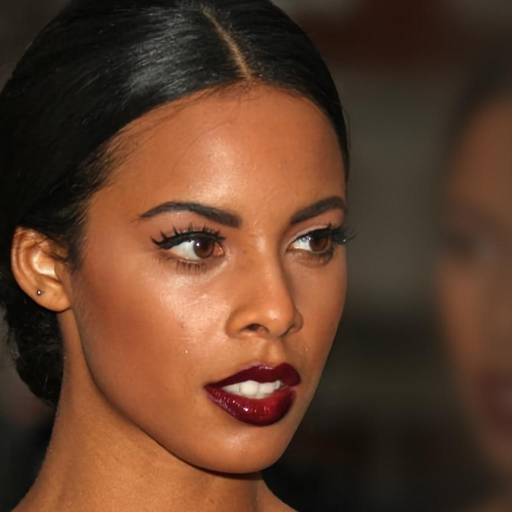
#> input picture assets/representative/celeba_hq/src/female/039913.jpg, 1024 x 1024 px (shown at 1/2 size)
$ jupyter execute --allow-errors Test_flask_app.ipynb   (shell and % lines are left out)
#> lines starting #> are read from the running program, lines starting #| are printed output that depends on the picture
### flask_app/commons/util.py
import base64
from io import BytesIO

from PIL import Image


# [4 lines left out: function base64_to_image, not called in this run]


def image_to_base64(img: Image.Image) -> str:
    buffered = BytesIO()
    img.save(buffered, format="JPEG")
    image_bytes = base64.b64encode(buffered.getvalue())
    return image_bytes.decode("utf-8")

### notebooks/Test_flask_app.ipynb
## Imports

[cell 1]
import sys
sys.path.append('../')

[cell 2]
from PIL import Image
import requests

[cell 3]
from flask_app.commons import util

## Sample Images

[cell 4]
source = Image.open('../assets/representative/celeba_hq/src/female/039913.jpg')
#> source is the input picture: PIL image 1024x1024 RGB; mean R, G, B 94.8, 61.8, 42.5
ref = Image.open('../assets/representative/celeba_hq/ref/female/015248.jpg')
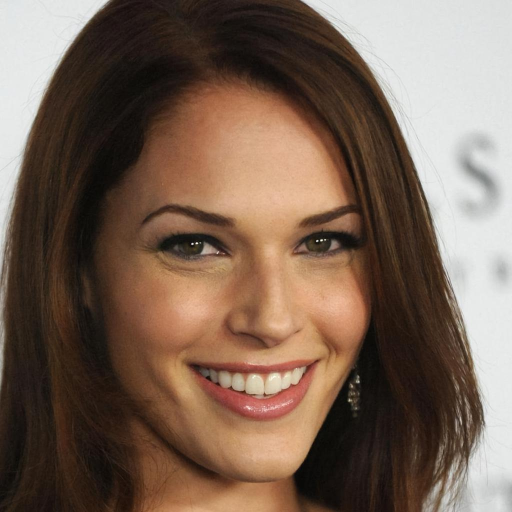
#> input picture assets/representative/celeba_hq/ref/female/015248.jpg, 1024 x 1024 px (shown at 1/2 size)
#> ref is the input picture: PIL image 1024x1024 RGB; mean R, G, B 120.9, 99.4, 84.7

[cell 5]
# resize to 256x256
source = source.resize((256,256))
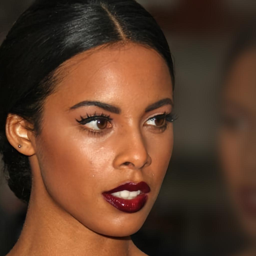
#> source: PIL image 256x256 RGB; mean R, G, B 94.8, 61.8, 42.5
ref = ref.resize((256,256))
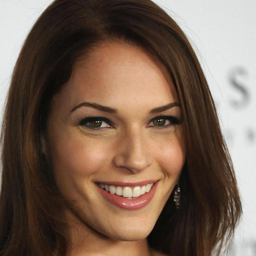
#> ref: PIL image 256x256 RGB; mean R, G, B 120.9, 99.4, 84.7

[cell 6]
source

[cell 7]
ref

## Calling Flask app

[cell 8]
URL = "http://10.2.117.32:5000/predict"

### Without Face Alignment

[cell 9]
payload = {
    'src_img': util.image_to_base64(source),
    'ref_img': util.image_to_base64(ref),
    'ref_class': 'female'
}

#> (a cell that did not finish here is left out)

#> (a cell that did not finish here is left out)

#> (a cell that did not finish here is left out)

### With Face Alignment

[cell 13]
payload = {
    'src_img': util.image_to_base64(source),
    'ref_img': util.image_to_base64(ref),
    'ref_class': 'female',
    'align_face': True
}

#> (a cell that did not finish here is left out)

#> (a cell that did not finish here is left out)

## Another Example

[cell 16]
source = Image.open('../assets/representative/custom/male/custom_male.jpg').resize((256,256))
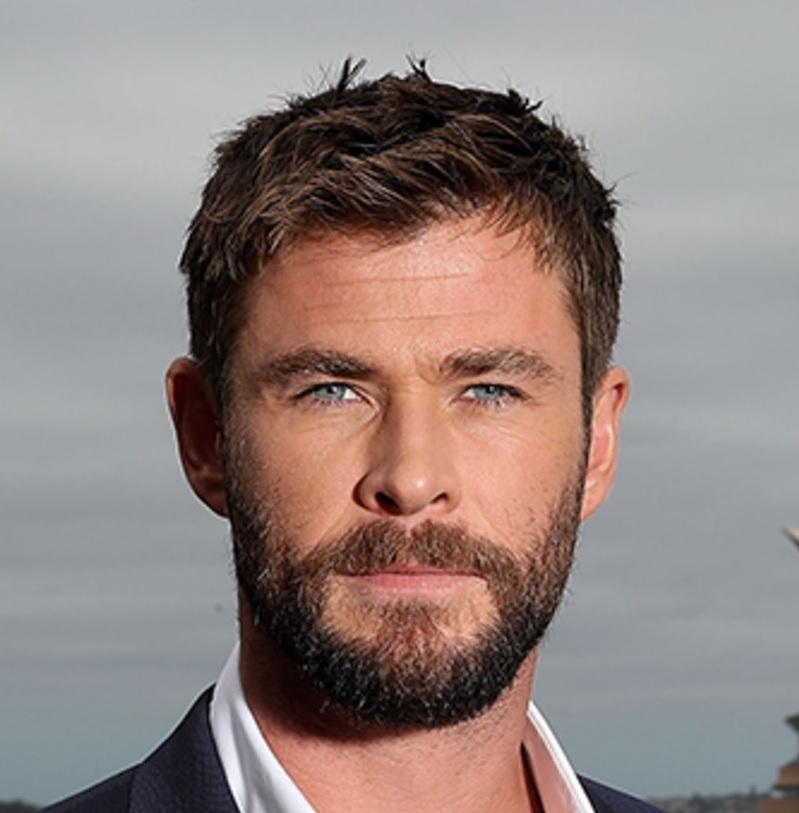
#> input picture assets/representative/custom/male/custom_male.jpg, 799 x 813 px
ref = Image.open('../assets/representative/celeba_hq/ref/male/012712.jpg').resize((256,256))
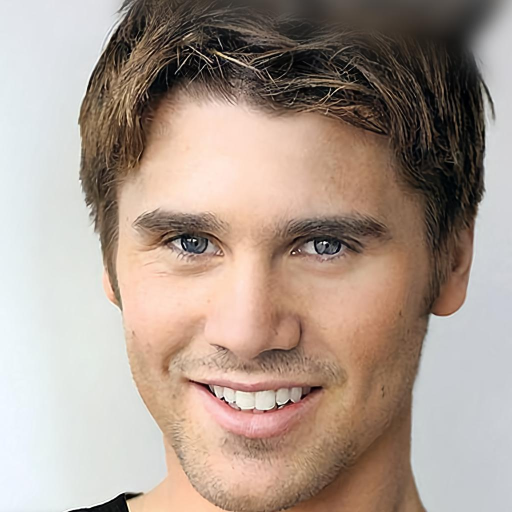
#> input picture assets/representative/celeba_hq/ref/male/012712.jpg, 1024 x 1024 px (shown at 1/2 size)
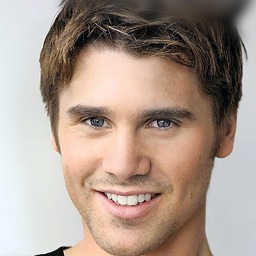
#> ref: PIL image 256x256 RGB; mean R, G, B 170.6, 153.4, 142

[cell 17]
source

[cell 18]
ref

[cell 19]
payload = {
    'src_img': util.image_to_base64(source),
    'ref_img': util.image_to_base64(ref),
    'ref_class': 'male',
    'align_face': False
}

#> (a cell that did not finish here is left out)

[cell 21]
payload = {
    'src_img': util.image_to_base64(source),
    'ref_img': util.image_to_base64(ref),
    'ref_class': 'male',
    'align_face': True
}
#> (the rest of this cell did not finish here and is left out)

## Another Example (w/o) resizing

[cell 22]
source = Image.open('../assets/representative/celeba_hq/src/female/051340.jpg')
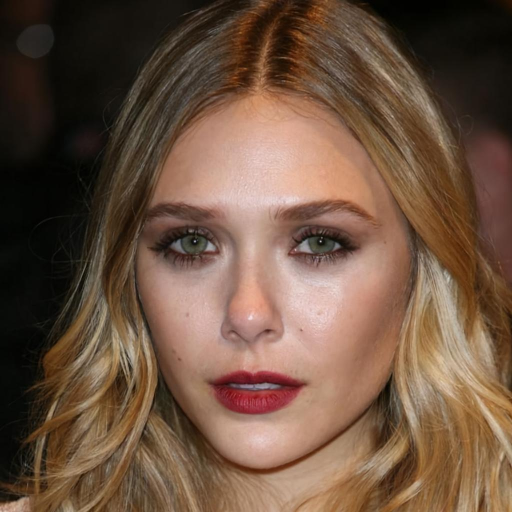
#> input picture assets/representative/celeba_hq/src/female/051340.jpg, 1024 x 1024 px (shown at 1/2 size)
#> source is the input picture: PIL image 1024x1024 RGB; mean R, G, B 109.7, 83.2, 65
ref = Image.open('../assets/representative/celeba_hq/ref/male/012712.jpg')
#> ref is the input picture: PIL image 1024x1024 RGB; mean R, G, B 170.6, 153.4, 142

[cell 23]
source.resize((256,256))
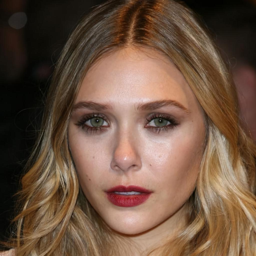
#> Out: PIL image 256x256 RGB; mean R, G, B 109.7, 83.2, 65

[cell 24]
ref.resize((256,256))

[cell 25]
payload = {
    'src_img': util.image_to_base64(source),
    'ref_img': util.image_to_base64(ref),
    'ref_class': 'male',
    'align_face': False
}
#> (the rest of this cell did not finish here and is left out)

[cell 26]
payload = {
    'src_img': util.image_to_base64(source),
    'ref_img': util.image_to_base64(ref),
    'ref_class': 'male',
    'align_face': True
}
#> (the rest of this cell did not finish here and is left out)

## Both using custom images

[cell 27]
source = Image.open('../assets/representative/custom/female/custom_female.jpg').resize((256,256))
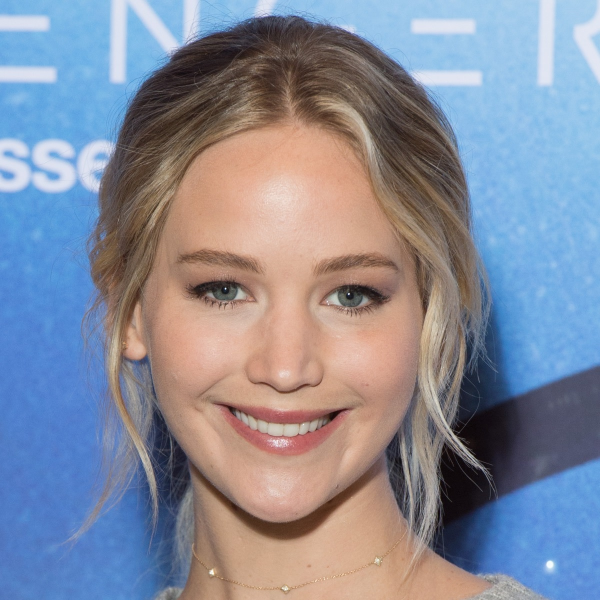
#> input picture assets/representative/custom/female/custom_female.jpg, 1200 x 1200 px (shown at 1/2 size)
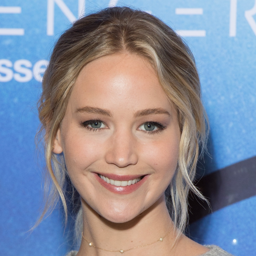
#> source: PIL image 256x256 RGB; mean R, G, B 134.4, 139.1, 154.6
ref = Image.open('../assets/representative/custom/male/custom_male.jpg').resize((256,256))
